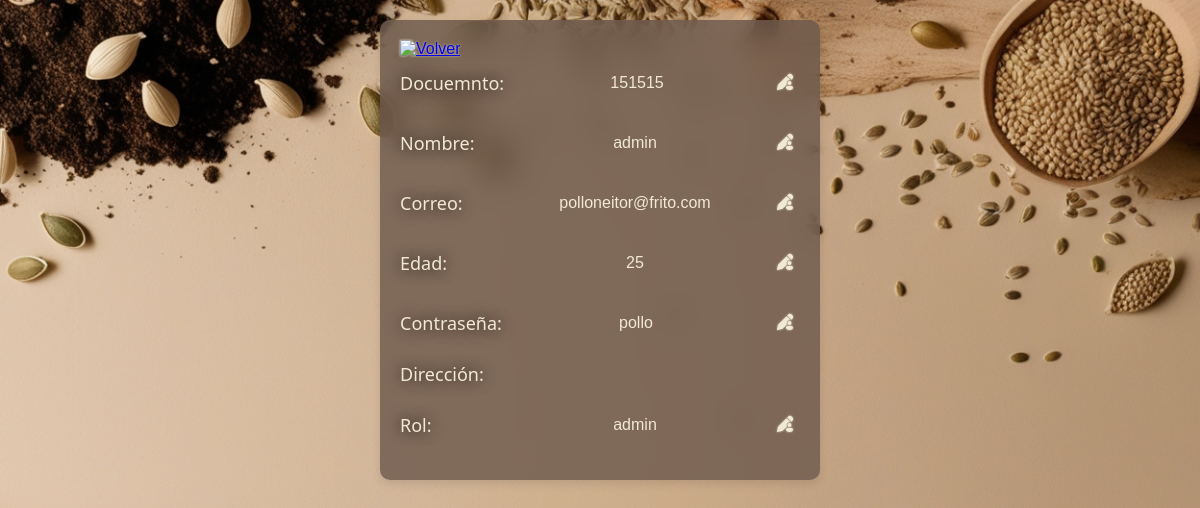
Page /admin/infop.php (signed in) on the committed database.
### tables this page shows
CREATE TABLE `usuarios` (
  `usuario` varchar(30) NOT NULL,
  `id` int(30) NOT NULL,
  `correo` varchar(30) NOT NULL,
  `sexo` varchar(30) NOT NULL,
  `edad` int(11) NOT NULL,
  `contrasena` varchar(30) NOT NULL,
  `rol` enum('admin','usuario','invita') NOT NULL,
  `documento` int(30) NOT NULL,
  `direccion` varchar(100) NOT NULL
);

### admin/funciones.php (called while the page is built, shortened)
<?php
    function conectar(){
    $host= "localhost";
    $usuario="root";
    $clave="";
    $bd="agroshop";
    $conectar=mysqli_connect($host, $usuario, $clave,$bd);
    return $conectar;
    }
function consultar($id, $tabla, $columna) {
    $conexion = conectar();
    $sql = "SELECT $columna FROM $tabla WHERE id = $id";
    $resultado = mysqli_query($conexion, $sql);
    if ($resultado && mysqli_num_rows($resultado) > 0) {
        $fila = mysqli_fetch_assoc($resultado);
        $valor = $fila[$columna];
    } else {
        $valor = null;
    }
    return $valor;
}
?>

### admin/infop.php (the view, shortened to what this page needs)
<?php
require 'funciones.php';
$id = $_SESSION['id_usuario'];
?>
<!DOCTYPE html>
<html lang="en">
<head>
</head>
<body>
<div id="contenedorUS" class="container">
        <div class="top-right">
            <a href="usuarios.php">
                <img class="iconos" src="../icons/volverclaro.png" alt="Volver">
            </a>
        </div>
        <div class="info-item">
            <h3>Docuemnto:</h3>
            <p><?php echo consultar($id, 'usuarios', 'documento'); ?></p>
            <button onclick="editarDato(<?php echo $id; ?>, 'documento')">
                <img class="iconos" src="../icons/Formulario.svg" alt="Editar">
            </button>
        </div>
        <div class="info-item">
            <h3>Nombre:</h3>
            <p><?php echo consultar($id, 'usuarios', 'usuario'); ?></p>
            <button onclick="editarDato(<?php echo $id; ?>, 'usuario')">
                <img class="iconos" src="../icons/Formulario.svg" alt="Editar">
            </button>
        </div>
        <div class="info-item">
            <h3>Correo:</h3>
            <p><?php echo consultar($id, 'usuarios', 'correo'); ?></p>
            <button onclick="editarDato(<?php echo $id; ?>, 'correo')">
                <img class="iconos" src="../icons/Formulario.svg" alt="Editar">
            </button>
        </div>
        <div class="info-item">
            <h3>Edad:</h3>
            <p><?php echo consultar($id, 'usuarios', 'edad'); ?></p>
            <button onclick="editarDato(<?php echo $id; ?>)">
                <img class="iconos" src="../icons/Formulario.svg" alt="Editar">
            </button>
        </div>
        <div class="info-item">
            <h3>Contraseña:</h3>
            <p><?php echo consultar($id, 'usuarios', 'contrasena'); ?></p>
            <button onclick="cambiarContrasena(<?php echo $id; ?>, 'contrasena')">
                <img class="iconos" src="../icons/Formulario.svg" alt="Editar">
            </button>
        </div>
        <div class="info-item">
            <h3>Dirección:</h3><br>
        </div>
        <div class="info-item">
            <h3>Rol:</h3>
            <p><?php echo consultar($id, 'usuarios', 'rol'); ?></p>
            <button onclick="mostrarSelect(<?php echo $id; ?>)">
                <img class="iconos" src="../icons/Formulario.svg" alt="Editar">
            </button>
        </div>
        </div>
</body>
</html>

### admin/infop.php (style rules this page uses)
body { font-family: Arial, sans-serif; margin: 0; padding: 20px; background: url('../images/fondito3.jpg') no-repeat center center fixed; background-size: cover; }
.container { background-color: rgba(108, 88, 76, 0.8); max-width: 400px; margin: auto; padding: 20px; border-radius: 10px; box-shadow: 0 4px 8px rgba(0, 0, 0, 0.1); width: 95%; backdrop-filter: blur(15px); }
h2, h3 { font-family: 'Segoe UI', sans-serif; font-size: 20px; font-weight: normal; color: rgb(240, 234, 210); text-shadow: 0px 0px 15px rgba(0, 0, 0); }
.info-item { display: flex; align-items: center; justify-content: space-between; margin-bottom: 10px; }
.info-item h3 { font-size: 18px; margin: 0; color: rgb(240, 234, 210); flex: 0 0 100px; }
.info-item p, #descrip { font-size: 1em; color: rgb(240, 234, 210); text-align: left; }
button { border: none; background: none; cursor: pointer; padding: 5px; }
.iconos { width: 20px; filter: drop-shadow(0px 0px 1px rgba(240, 234, 210, 0.8)); }

### rows in the picture
usuarios: documento "151515", usuario "admin", correo "polloneitor@frito.com", edad "25", contrasena "pollo", rol "admin"
